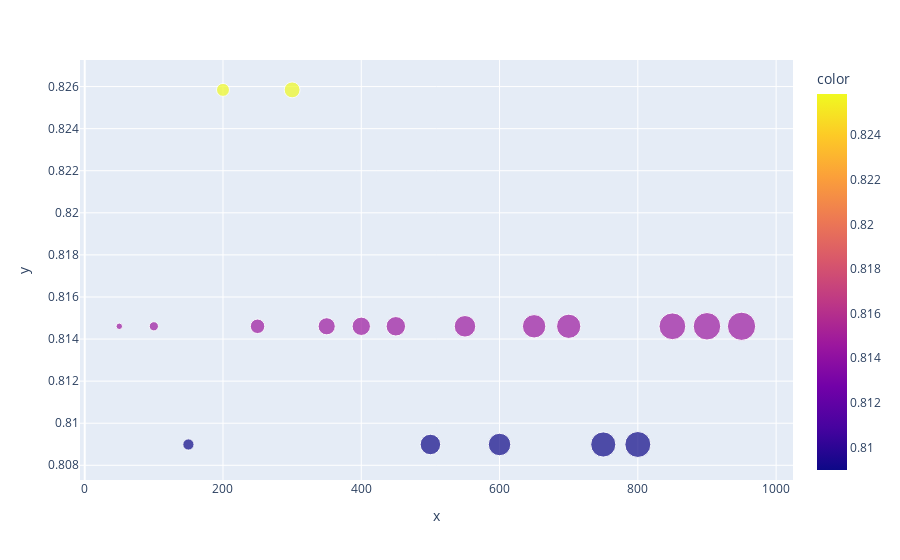

Notebook code for this chart:
### Code cell
px.scatter(x=x_axis, y=y_axis, color=y_axis, size=x_axis, opacity=.7)

### Figure 1 — Plotly figure (JSON) as saved in the notebook; plotly's stock layout.template omitted (floating-point values rounded to 4 significant figures)
{"data": [{"hovertemplate": "x=%{x}<br>y=%{y}<br>size=%{marker.size}<br>color=%{marker.color}<extra></extra>", "legendgroup": "", "marker": {"color": [0.8146, 0.8146, 0.809, 0.8258, 0.8146, 0.8258, 0.8146, 0.8146, 0.8146, 0.809, 0.8146, 0.809, 0.8146, 0.8146, 0.809, 0.809, 0.8146, 0.8146, 0.8146], "coloraxis": "coloraxis", "opacity": 0.7, "size": [50, 100, 150, 200, 250, 300, 350, 400, 450, 500, 550, 600, 650, 700, 750, 800, 850, 900, 950], "sizemode": "area", "sizeref": 2.375, "symbol": "circle"}, "mode": "markers", "name": "", "orientation": "v", "showlegend": false, "type": "scatter", "x": [50, 100, 150, 200, 250, 300, 350, 400, 450, 500, 550, 600, 650, 700, 750, 800, 850, 900, 950], "xaxis": "x", "y": [0.8146, 0.8146, 0.809, 0.8258, 0.8146, 0.8258, 0.8146, 0.8146, 0.8146, 0.809, 0.8146, 0.809, 0.8146, 0.8146, 0.809, 0.809, 0.8146, 0.8146, 0.8146], "yaxis": "y"}], "layout": {"coloraxis": {"colorbar": {"title": {"text": "color"}}, "colorscale": [[0, "#0d0887"], [0.1111, "#46039f"], [0.2222, "#7201a8"], [0.3333, "#9c179e"], [0.4444, "#bd3786"], [0.5556, "#d8576b"], [0.6667, "#ed7953"], [0.7778, "#fb9f3a"], [0.8889, "#fdca26"], [1, "#f0f921"]]}, "legend": {"itemsizing": "constant", "tracegroupgap": 0}, "margin": {"t": 60}, "xaxis": {"anchor": "y", "domain": [0, 1], "title": {"text": "x"}}, "yaxis": {"anchor": "x", "domain": [0, 1], "title": {"text": "y"}}}}
